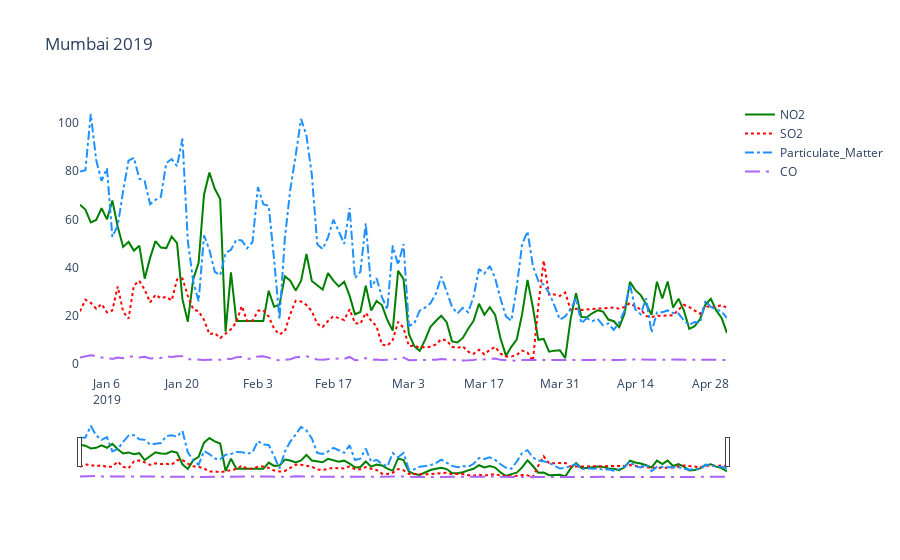
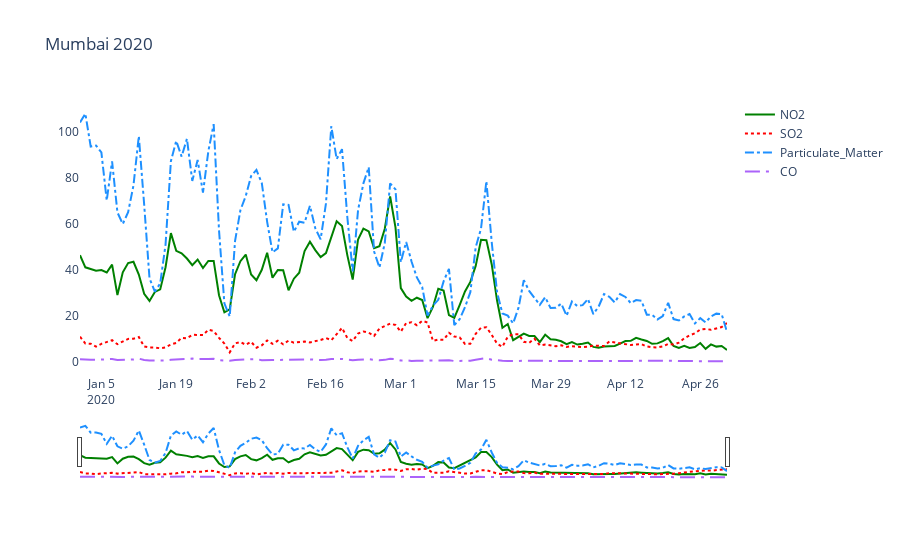

These figures' notebook cell, in order:
### Code cell
pollution_comparison('Mumbai')
